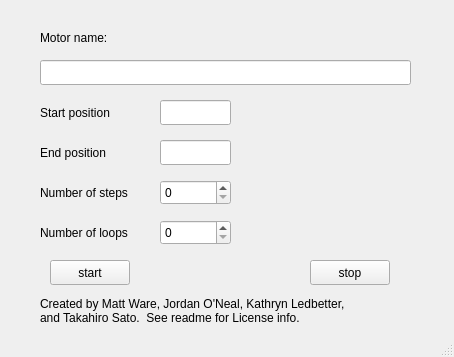
<?xml version="1.0" encoding="UTF-8"?>
<ui version="4.0">
 <class>Scanner</class>
 <widget class="QMainWindow" name="Scanner">
  <property name="geometry">
   <rect>
    <x>0</x>
    <y>0</y>
    <width>454</width>
    <height>357</height>
   </rect>
  </property>
  <property name="windowTitle">
   <string>Scanner</string>
  </property>
  <widget class="QWidget" name="centralwidget">
   <widget class="QLabel" name="lbl_motor_name">
    <property name="geometry">
     <rect>
      <x>40</x>
      <y>30</y>
      <width>121</width>
      <height>16</height>
     </rect>
    </property>
    <property name="text">
     <string>Motor name:</string>
    </property>
   </widget>
   <widget class="QLineEdit" name="tbox_motor_name">
    <property name="geometry">
     <rect>
      <x>40</x>
      <y>60</y>
      <width>371</width>
      <height>25</height>
     </rect>
    </property>
   </widget>
   <widget class="QLabel" name="lbl_start_pos">
    <property name="geometry">
     <rect>
      <x>40</x>
      <y>105</y>
      <width>121</width>
      <height>16</height>
     </rect>
    </property>
    <property name="text">
     <string>Start position</string>
    </property>
   </widget>
   <widget class="QLineEdit" name="tbox_start_pos">
    <property name="geometry">
     <rect>
      <x>160</x>
      <y>100</y>
      <width>71</width>
      <height>25</height>
     </rect>
    </property>
   </widget>
   <widget class="QPushButton" name="btn_start">
    <property name="geometry">
     <rect>
      <x>50</x>
      <y>260</y>
      <width>80</width>
      <height>25</height>
     </rect>
    </property>
    <property name="text">
     <string>start</string>
    </property>
   </widget>
   <widget class="QPushButton" name="btn_stop">
    <property name="geometry">
     <rect>
      <x>310</x>
      <y>260</y>
      <width>80</width>
      <height>25</height>
     </rect>
    </property>
    <property name="text">
     <string>stop</string>
    </property>
   </widget>
   <widget class="QLabel" name="lbl_num_steps">
    <property name="geometry">
     <rect>
      <x>40</x>
      <y>185</y>
      <width>121</width>
      <height>16</height>
     </rect>
    </property>
    <property name="text">
     <string>Number of steps</string>
    </property>
   </widget>
   <widget class="QLabel" name="lbl_num_loops">
    <property name="geometry">
     <rect>
      <x>40</x>
      <y>225</y>
      <width>121</width>
      <height>16</height>
     </rect>
    </property>
    <property name="text">
     <string>Number of loops</string>
    </property>
   </widget>
   <widget class="QSpinBox" name="spinBox_num_steps">
    <property name="geometry">
     <rect>
      <x>160</x>
      <y>180</y>
      <width>71</width>
      <height>25</height>
     </rect>
    </property>
   </widget>
   <widget class="QSpinBox" name="spinBox_num_loops">
    <property name="geometry">
     <rect>
      <x>160</x>
      <y>220</y>
      <width>71</width>
      <height>25</height>
     </rect>
    </property>
   </widget>
   <widget class="QLabel" name="lbl_end_pos">
    <property name="geometry">
     <rect>
      <x>40</x>
      <y>145</y>
      <width>121</width>
      <height>16</height>
     </rect>
    </property>
    <property name="text">
     <string>End position</string>
    </property>
   </widget>
   <widget class="QLineEdit" name="tbox_end_pos">
    <property name="geometry">
     <rect>
      <x>160</x>
      <y>140</y>
      <width>71</width>
      <height>25</height>
     </rect>
    </property>
   </widget>
   <widget class="QLabel" name="lbl_names">
    <property name="geometry">
     <rect>
      <x>40</x>
      <y>290</y>
      <width>541</width>
      <height>41</height>
     </rect>
    </property>
    <property name="text">
     <string>Created by Matt Ware, Jordan O'Neal, Kathryn Ledbetter, 
and Takahiro Sato.  See readme for License info.</string>
    </property>
   </widget>
  </widget>
  <widget class="QStatusBar" name="statusbar"/>
 </widget>
 <resources/>
 <connections/>
</ui>
